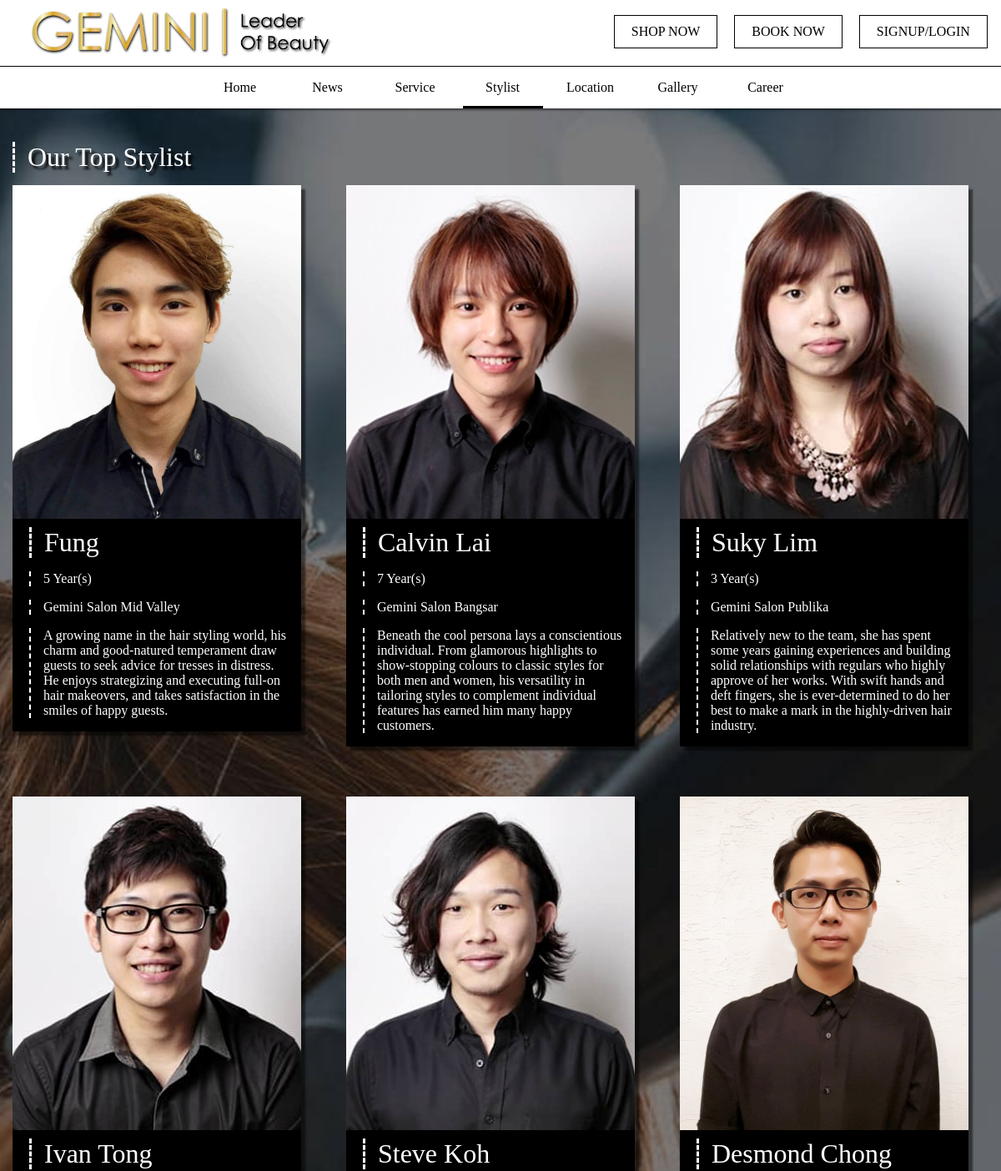
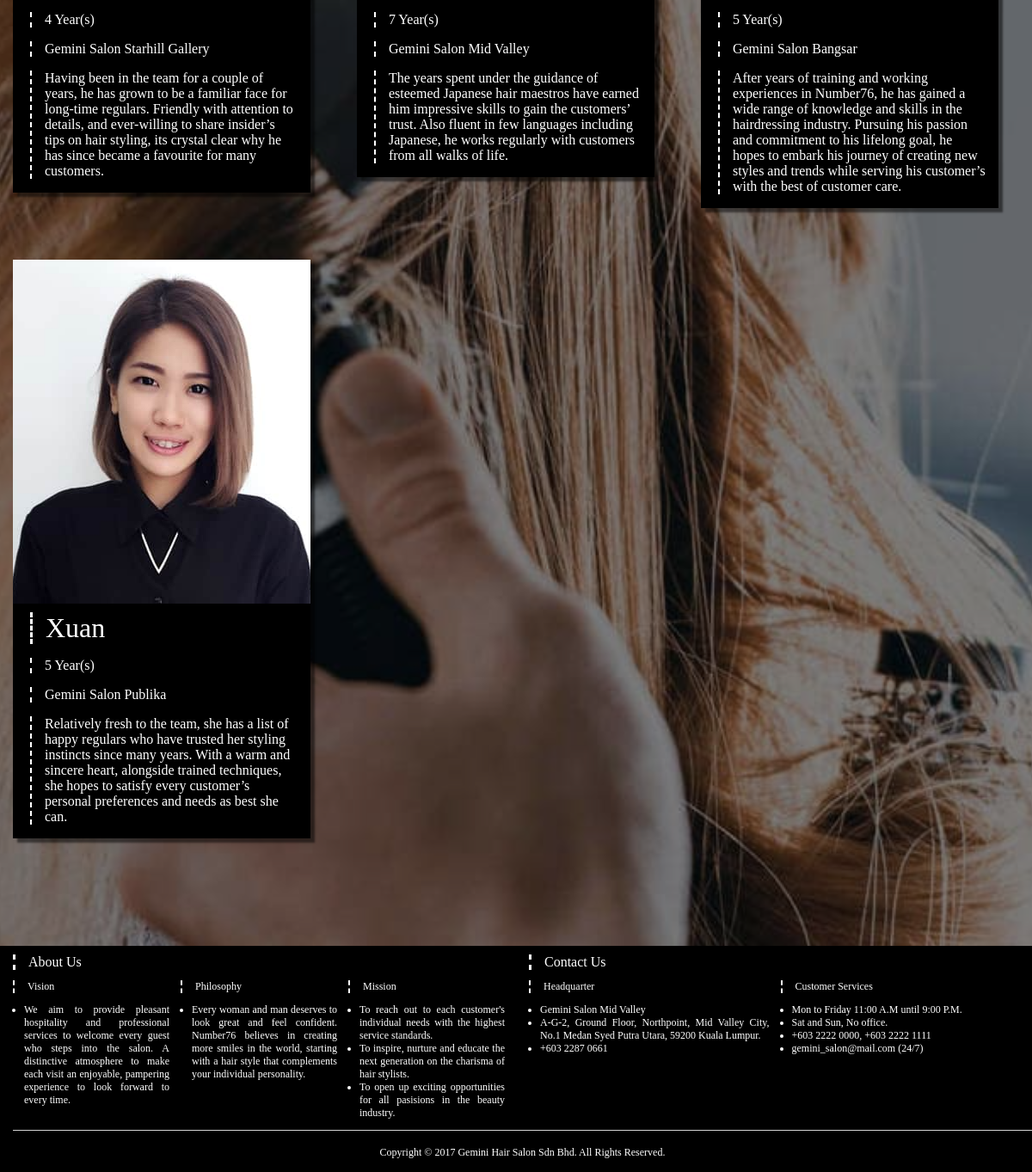
/stylist.php, run on the app's committed database (2 pictures, top to bottom).
### tables this page shows
CREATE TABLE `stylist` (
  `stylist_id` int(11) NOT NULL,
  `stylist_ic` varchar(255) NOT NULL,
  `stylist_name` varchar(255) NOT NULL,
  `stylist_school` text NOT NULL,
  `stylist_exp` int(11) NOT NULL,
  `stylist_intro` text NOT NULL,
  `stylist_branch` int(11) DEFAULT NULL,
  `stylist_fees` decimal(6,2) NOT NULL,
  `stylist_img` text NOT NULL
);

CREATE TABLE `branch` (
  `branch_id` int(11) NOT NULL,
  `branch_name` text NOT NULL,
  `branch_address` text NOT NULL,
  `branch_phoneNo` varchar(255) NOT NULL,
  `branch_img` text NOT NULL
);

### htdocs/stylist.php (the view, shortened to what this page needs)
<?php
require ("connect_db.php");
?>
<div class="parallax" style="background-image: url('includes/img/parallax5.jpg');" id="stylist">
	<div class="container">
		<div class="row">
			<div class="col-l-12">
				<h1 class="heading">Our Top Stylist</h1>
			</div>
		</div>
		<div class="row">
			<?php
			$query = "SELECT
						    *
						FROM
						    stylist
						LEFT JOIN branch ON `stylist`.stylist_branch = `branch`.branch_id
						LEFT JOIN stylist_detail ON `stylist`.stylist_id = `stylist_detail`.stylist_id
					 ";
			$result = mysqli_query($connection, $query);
			while ($row = mysqli_fetch_array($result)) {
				$name = $row["stylist_name"];
				$intro = $row["stylist_intro"];
				$branch = $row["branch_name"];
				$exp = $row["stylist_exp"];
				$img = $row["stylist_img"];
			?>
			<div class="col-l-4 col-m-6 col-s-12" id="stylist_card">
				<div class="content center">
					<div class="card">
						<div class="image" style="background-image: url('<?php echo "admin/img/uploads/stylist/".$img; ?>');"></div>
						<div class="content">
							<h1 class="heading"><?php echo $name; ?></h1>
							<p><?php echo $exp; ?> Year(s)</p>
							<p><?php echo $branch; ?></p>
							<p><?php echo $intro; ?></p>
						</div>
					</div>
				</div>
			</div>
			<?php
			}
			?>
		</div>
	</div>
</div>

### htdocs/includes/css/style.css (style rules this page uses)
* { -webkit-font-smoothing: antialiased; box-sizing: border-box; }
body { margin: 0; font-family: "Century Gothic"; background-color: rgba(0,0,0,0.5); }
.heading { font-weight: normal; font-size: 2em; margin-top: 10px; margin-bottom: 0; margin-left: 0; margin-right: 0; color: white; padding-left: 15px; border-left: 3px dashed white; text-shadow: 4px 4px 3px black; }
a { font-family: "Century Gothic"; text-decoration: none; }
p { font-family: "Century Gothic"; }
[class*="col-"] { display: block; float: left; padding-left: 15px; }
@media only screen and (min-width: 0px) { .col-s-3 { width: 25%; } }
@media only screen and (min-width: 0px) { .col-s-9 { width: 75%; } }
@media only screen and (min-width: 0px) { .col-s-12 { width: 100%; } }
@media only screen and (min-width: 720px) { .col-m-6 { width: 50%; } }
@media only screen and (min-width: 720px) { .col-m-12 { width: 100%; } }
@media only screen and (min-width: 1025px) { .col-l-4 { width: 33.33%; } }
@media only screen and (min-width: 1025px) { .col-l-6 { width: 50%; } }
@media only screen and (min-width: 1025px) { .col-l-8 { width: 66.66%; } }
@media only screen and (min-width: 1025px) { .col-l-12 { width: 100%; } }
.row::after { content: ""; clear: both; display: table; }
.left { float: left; }
.center { text-align: center; }
.right { float: right; }
.navbar { font-family: "Century Gothic"; transition: all 0.25s ease-out; width: 100%; background-color: white; position: fixed; z-index: 2; top: 0; box-shadow: 0px 2px 2px rgba(0,0,0,0.5); }
.navbar .logo { height: 5em; border-bottom: 1px solid black; }
.navbar .logo img { transition: all 0.25s ease-out; margin-top: 0.5em; margin-left: 10px; height: auto; width: 25em; }
.navlink { vertical-align: middle; height: auto; }
.navlink a { display: inline-block; transition: all 0.25s ease-out; position: relative; margin-top: 1.1em; margin-right: 1em; padding: 10px 20px; border: 1px solid black; background-color: white; text-decoration: none; color: black; }
.navlink a span { background: linear-gradient(to right, #D4AF37, #FAFAD2, #DAA520, #E6BE8A, #D4AF37); position: absolute; top: 0px; left: -1px; width: 101%; height: 101%; z-index: -1; }
.subnav { width: 100%; transition: all 0.25s ease-out; background-color: white; }
.subnav a { transition: all 0.25s ease-out; margin-top: 1em; margin-left: 5px; display: inline-block; width: 6em; height: 2.1em; color: black; text-decoration: none; vertical-align: middle; border-bottom: 0px solid transparent; }
.parallax { width: 100%; height: auto; background-color: rgba(0, 0, 0, 0.5); background-blend-mode: overlay; background-size: cover; background-repeat: no-repeat; background-attachment: fixed; background-position: center; padding-bottom: 5em; display: flex; align-items: center; }
.container { width: 80%; height: auto; margin-left: auto; margin-right: auto; padding-top: 3em; }
@media only screen and (max-width: 1280px) { .container { width: 100%; } }
.content { width: 100%; height: auto; }
.card { width: 100%; height: auto; margin-top: 15px; margin-bottom: 45px; background-color: black; box-shadow: 5px 5px 2px rgba(0,0,0,0.5); }
.card p { font-size: 1.5em; padding-left: 15px; padding-right: 15px; border-left: 2px dashed white; }
.card .image { background-position: center; background-size: cover; float: left; }
.card .content { color: white; padding-left: 20px; float: left; }
.card .content p { font-size: 1em; padding-left: 15px; padding-right: 15px; border-left: 2px dashed white; }
#stylist .card { display: flex; flex-direction: column; width: 90%; margin-right: auto; }
#stylist .card .image { width: 100%; height: 25em; }
#stylist .card .content { text-align: left; height: auto; }
#stylist .card .content p { font-size: 1em; }
#stylist #stylist_card:nth-child(3n+1) { clear: both; }
.footer { background-color: black; }
.footer .container { padding: 0; }
.footer .content p { font-size: 1em; color: white; }
.footer .card { margin: 0; display: flex; flex-direction: row; }
.footer .card .content { font-size: 0.75em; text-align: justify; padding: 0; margin: 0; }
.footer ul { padding: 0 13px; }
.footer label { color: white; font-size: 0.75em; }

### htdocs/stylist.php (style rules this page uses)
#stylist { padding-top: 7em; }

### data on the page
stylist: stylist_img (picture), stylist_name "Fung", stylist_exp "5", stylist_branch.branch_name "Gemini Salon Mid Valley", stylist_intro "A growing name in the hair styling world, his charm and good-natured temperament draw guests to seek advice for tresses in distress. He enjoys strategizing and executing full-on hair makeovers, and takes satisfaction in the smiles of happy guests."
stylist: stylist_img (picture), stylist_name "Calvin Lai", stylist_exp "7", stylist_branch.branch_name "Gemini Salon Bangsar", stylist_intro "Beneath the cool persona lays a conscientious individual. From glamorous highlights to show-stopping colours to classic styles for both men and women, his versatility in tailoring styles to complement individual features has earned him many happy customers."
stylist: stylist_img (picture), stylist_name "Suky Lim", stylist_exp "3", stylist_branch.branch_name "Gemini Salon Publika", stylist_intro "Relatively new to the team, she has spent some years gaining experiences and building solid relationships with regulars who highly approve of her works. With swift hands and deft fingers, she is ever-determined to do her best to make a mark in the highly-driven hair industry."
stylist: stylist_img (picture), stylist_name "Ivan Tong", stylist_exp "4", stylist_branch.branch_name "Gemini Salon Starhill Gallery", stylist_intro "Having been in the team for a couple of years, he has grown to be a familiar face for long-time regulars. Friendly with attention to details, and ever-willing to share insider’s tips on hair styling, its crystal clear why he has since became a favourite for many customers."
stylist: stylist_img (picture), stylist_name "Steve Koh", stylist_exp "7", stylist_branch.branch_name "Gemini Salon Mid Valley", stylist_intro "The years spent under the guidance of esteemed Japanese hair maestros have earned him impressive skills to gain the customers’ trust. Also fluent in few languages including Japanese, he works regularly with customers from all walks of life."
stylist: stylist_img (picture), stylist_name "Desmond Chong", stylist_exp "5", stylist_branch.branch_name "Gemini Salon Bangsar", stylist_intro "After years of training and working experiences in Number76, he has gained a wide range of knowledge and skills in the hairdressing industry. Pursuing his passion and commitment to his lifelong goal, he hopes to embark his journey of creating new styles and trends while serving his customer’s with the best of customer care."
stylist: stylist_img (picture), stylist_name "Xuan", stylist_exp "5", stylist_branch.branch_name "Gemini Salon Publika", stylist_intro "Relatively fresh to the team, she has a list of happy regulars who have trusted her styling instincts since many years. With a warm and sincere heart, alongside trained techniques, she hopes to satisfy every customer’s personal preferences and needs as best she can."
